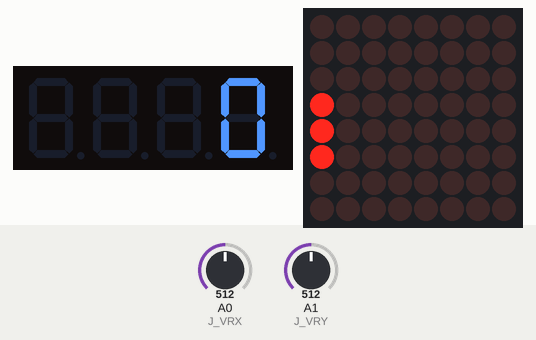
Recording of a sketch running on a simulated Arduino Uno, built with avr-gcc and run on an emulated ATmega328P. On the bench: 4-digit seven-segment display, 8×8 LED matrix. Inputs (shaded band) come from the test bench; at power-on: A0 (J_VRX) = 512, A1 (J_VRY) = 512. Random numbers use the default seed unless the sketch sets one.

Above: at 1.8 s.
1.9 s: A0 (J_VRX) set to 687
5.3 s: A0 (J_VRX) set to 719
At 5.9 s:
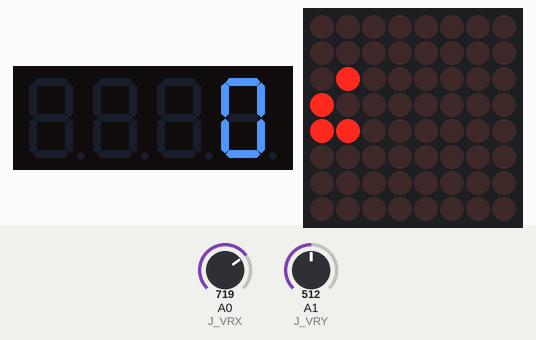
8.7 s: A1 (J_VRY) set to 694
12.1 s: A1 (J_VRY) set to 717
At 12.9 s:
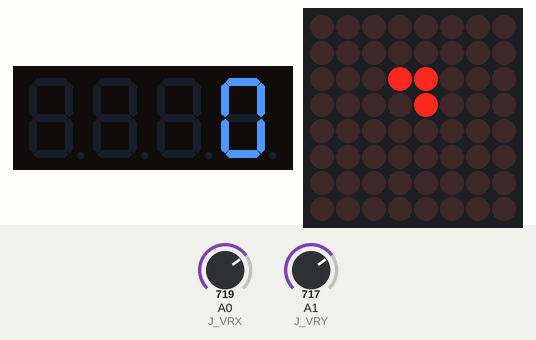
15.5 s: A1 (J_VRY) set to 511
At 16.9 s:
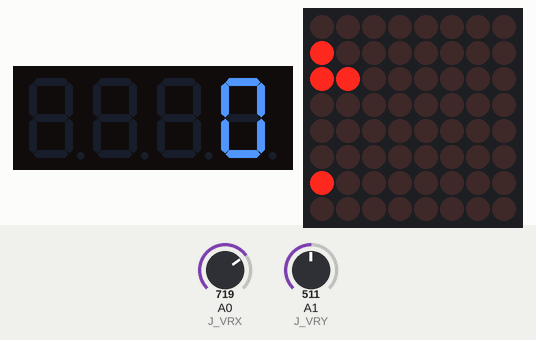
18.9 s: A0 (J_VRX) set to 511
At 21.9 s:
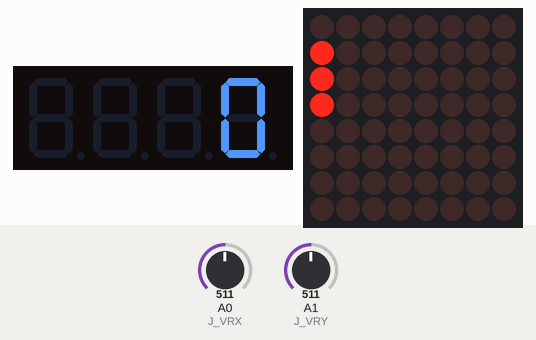
Timing chart, 0 to 23.4 s (numbered marks = the images above; inputs shaded):
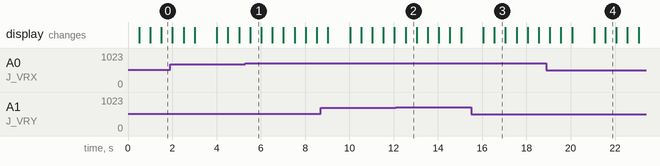

The sketch:

snake.ino
```cpp
#include <GyverMAX7219.h>
MAX7219 < 1, 1, 5 > mtrx;
#include "GyverTM1637.h"
GyverTM1637 disp(8, 9);


#define J_VRX 0
#define J_VRY 1
#define J_SW 3
#define ZERO 500
int limit = 200;
int fx = 0;
int fy = 0;
int clr = 1;
int x = 0;
int y = 0;
boolean ate = true;
int foodx = 7;
int foody = 7;
int tik = 0;
int score = 0;

struct SKnot{
  int x;
  int y;
};
class CSnake{
  int len;
  SKnot body[20];
  int vx;
  int vy;
  bool eaten;
public:
  CSnake(){
    reset();
  }

  void reset(){
    len = 3;
    body[0] = {0,0};
    body[1] = {0,1};
    body[2] = {0,2};
    vx = 0;
    vy = 1;
    eaten = false;
  }
  void render(){
    for (int i = 0; i < len; i++){
      mtrx.dot(body[i].x, body[i].y);
    }
  }
  void move(){
    SKnot tail = body[0];
    for (int i = 0; i < len - 1; i++)
      body[i] = body[i+1];

    body[len - 1].x += vx;
    body[len - 1].y += vy;
    if (eaten){
      for (int i = len - 1; i >= 0; i--)
        body[i + 1] = body[i];
      body[0] = tail;
      len += 1;
      eaten = false;
    }
  }
  void changev(int nvx, int nvy){
    if (nvx == -vx)
      return;
    if (nvy == -vy)
      return;
    vx = nvx;
    vy = nvy;
  }
  bool isout(){
    if (body[len - 1].x < 0 || body[len -1].x > 7)
      return true;
    if (body[len - 1].y < 0 || body[len -1].y > 7)
      return true;
    if (ismybody(body[len - 1].x, body[len - 1].y, false))
      return true;
    return false;
  }

  void eat(){
    eaten = true;

  }
  bool ismybody(int x, int y, bool include_head=true){
    int size = include_head?len:len-1;
    for (int i = 0; i < size; i++){
      if (body[i].x == x && body[i].y == y)
        return true;
    }
    return false;
  }


};
CSnake snake;
void gameover(){
  mtrx.fill();
  mtrx.update();
  delay(1000);
  score = 0;
  snake.reset();
  spawnfood();
  x = 0;
  y = 0;
}

void spawnfood(){
  while (true){
    foodx = random(8);
    foody = random(8);
    if (!snake.ismybody(foodx, foody))
      break;
  }
}


void setup() {
  disp.clear();        // очистить
  disp.brightness(7);  // яркость 0-7

  mtrx.begin();
  mtrx.setBright(5);

  Serial.begin(9600);

  pinMode(J_SW, INPUT_PULLUP);
  spawnfood();

}

void loop(){
  mtrx.clear();
  snake.render();
  //Мигание еды
  if (tik % 2 == 0)
    mtrx.dot(foodx, foody);
  mtrx.update();
  delay(500);

  //ОПРЕДЕЛЕНИЕ НАПРАВЛЕНИЯ
  int val = analogRead(J_VRX);
  if (val > ZERO + limit){
    y = 0;
    x = 1;
  }
  else if (val < ZERO - limit){
    y = 0;
    x = -1;
  }
  val = analogRead(J_VRY);
  if (val > ZERO + limit){
    x = 0;
    y = 1;
  }
  else if (val < ZERO - limit){
    x = 0;
    y = -1;
  }
  snake.changev(x, y);

  snake.move();
  //Проверка на смерть
  if (snake.isout()){
    gameover();
    return;
  }
  //Проверка на жор
  if (snake.ismybody(foodx, foody)) {
    snake.eat();
    score += 1;
    spawnfood();
  }
  disp.displayInt(score);
  tik += 1;
}
//
//
//
//
//
//
//
//
//
//

void loop2() {
    // Изменение лимита
  if (Serial.available() > 0) limit = Serial.parseInt();


    //
  int val = analogRead(J_VRX);
  if (val > ZERO + limit){
    y = 0;
    x = 1;
  }
  else if (val < ZERO - limit){
    y = 0;
    x = -1;
  }

    //Путь по Y
  val = analogRead(J_VRY);
  if (val > ZERO + limit){
    x = 0;
    y = 1;
  }
  else if (val < ZERO - limit){
    x = 0;
    y = -1;
  }

  // Вывод значений в порт
  Serial.print(x);
  Serial.print(',');
  Serial.print(y);
  Serial.print(',');
  Serial.println(digitalRead(J_SW) * 1);
  clr = digitalRead(J_SW) * 1;

  // Изменение координаты огонька
  // Границы X и Y
  if (fx + x > 7) fx = 7;
  else if (fx + x < 0) fx = 0;
  else fx = fx + x;

  if (fy + y > 7) fy = 7;
  else if (fy + y < 0) fy = 0;
  else fy = fy + y;

  //Проверка на жор
  if (foodx == fx && foody == fy){
    ate = true;
  }
  //Жор
  if (ate == true){
    foodx = random(8);
    foody = random(8);
    ate = false;
    score = score + 1;
  }
  // Пишем очки
  disp.displayInt(score);


  //Рисуем еду
  if (tik % 2 == 0) mtrx.dot(foodx, foody);
  else mtrx.dot(foodx, foody, 0);


  //Рисуем точку

  mtrx.dot(fx, fy);     // пиксель на координатах 0,0
  mtrx.update();
  delay(300);
  mtrx.clear();


  //Следующий тик
  tik = tik + 1;
}
```

Measured:
- the behaviour switches between 700 and 701 on A0 (J_VRX) (found by bisection; images 0 and 1)
- the behaviour switches between 700 and 701 on A1 (J_VRY) (found by bisection; images 1 and 2)
- what the display in image 1 shows lasts 0.5 s, from 5.5 s to 6.0 s
